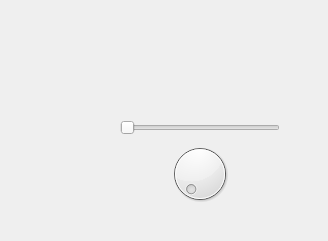
<?xml version="1.0" encoding="UTF-8"?>
<ui version="4.0">
 <class>HelloWidget</class>
 <widget class="QWidget" name="HelloWidget">
  <property name="geometry">
   <rect>
    <x>0</x>
    <y>0</y>
    <width>328</width>
    <height>241</height>
   </rect>
  </property>
  <property name="windowTitle">
   <string>Form</string>
  </property>
  <widget class="QWidget" name="verticalLayoutWidget">
   <property name="geometry">
    <rect>
     <x>120</x>
     <y>120</y>
     <width>160</width>
     <height>87</height>
    </rect>
   </property>
   <layout class="QVBoxLayout" name="verticalLayout">
    <item>
     <widget class="QSlider" name="horizontalSlider">
      <property name="orientation">
       <enum>Qt::Horizontal</enum>
      </property>
     </widget>
    </item>
    <item>
     <widget class="QDial" name="dial"/>
    </item>
   </layout>
  </widget>
 </widget>
 <resources/>
 <connections/>
</ui>
